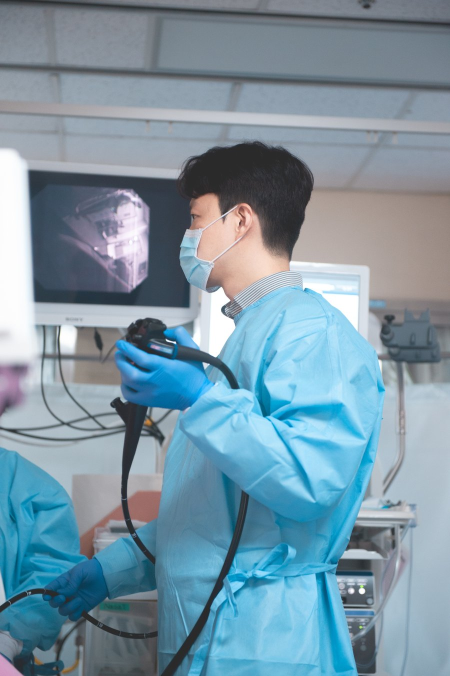
#> input picture assets/img/author/drshin-endoscopy.jpg, 900 x 1352 px (shown at 1/2 size)
$ python -i relabel_visual_keywords.py   (imports and definitions only)
#> lines starting #> are read from the running program, lines starting #| are printed output that depends on the picture
#!/usr/bin/env python3
from __future__ import annotations

import argparse
import csv
import html
import json
import math
import re
import shutil
from collections import Counter
from datetime import datetime
from pathlib import Path

from PIL import Image, ImageDraw, ImageFilter, ImageFont, ImageOps, ImageStat


ROOT = Path(__file__).resolve().parent.parent
PRIVATE = ROOT / "private-figures"
CANONICAL_MANIFEST = PRIVATE / "manifest.csv"
PERSONAL_MANIFEST = PRIVATE / "personal-web-figures" / "manifest.csv"
AUDIT = PRIVATE / "visual-label-audit"
FONT = Path("C:/Windows/Fonts/malgun.ttf")
FONT_BOLD = Path("C:/Windows/Fonts/malgunbd.ttf")


VISUAL_LABEL_KO = {
    "radiology_ct_mri": "CT/MRI 영상",
    "ultrasound_elastography": "초음파/탄성도 영상",
    "endoscopy": "내시경 사진",
    "histology_pathology": "조직병리 현미경 사진",
    "gross_pathology": "육안 병리/표본 사진",
    "survival_curve": "Kaplan-Meier/생존곡선",
    "statistical_plot": "통계 그래프/forest plot",
    "algorithm_flowchart": "진단·치료 알고리즘/flowchart",
    "mechanism_diagram": "기전/병태생리 도식",
    "virology_diagram": "바이러스 구조/lifecycle 도식",
    "serology_lab": "혈청표지자/검사·분자실험 결과",
    "treatment_schema": "치료 전략/약제/시술 schema",
    "text_table_slide": "표/텍스트 중심 슬라이드",
    "anatomy_diagram": "해부학/혈관·담도 도식",
    "diet_lifestyle": "식이·운동·생활습관 이미지",
    "clinical_photo": "임상 사진",
    "nonmedical_context": "비의학/맥락용 이미지",
    "table": "표/요약표",
    "unknown": "분류 불확실",
}


TOPIC_LABEL_KO = {
    "hcc": "간세포암/간암",
    "hbv": "B형간염",
    "hcv": "C형간염",
    "hdv": "D형간염",
    "viral_hepatitis": "바이러스 간염",
    "masld_mash": "MASLD/MASH/지방간",
    "cirrhosis_portal_htn": "간경변/문맥고혈압",
    "autoimmune_cholestatic": "자가면역·담즙정체 간질환",
    "benign_liver_lesions": "양성 간병변",
    "liver_tests_diagnostics": "간수치/진단/섬유화 평가",
    "acute_liver_failure_transplant": "급성간부전/간이식",
    "anatomy_intervention": "간 해부/시술",
    "general_hepatology": "일반 간질환",
}


TOPIC_RULES = [
    ("hcc", [
        "hepatocellular", "hcc", "간세포암", "간암", "bclc", "li-rads", "lirads",
        "atezolizumab", "bevacizumab", "durvalumab", "tremelimumab", "sorafenib",
        "lenvatinib", "tace", "radioembolization", "y90", "ablation", "rfa", "mwa",
    ]),
    ("hbv", ["hepatitis b", "hbv", "hbsag", "hbeag", "anti-hbc", "anti-hbs", "cccdna", "b형간염", "b型肝炎", "乙型肝炎"]),
    ("hcv", ["hepatitis c", "hcv", "anti-hcv", "ns3", "ns5a", "ns5b", "daa", "svr", "c형간염", "c型肝炎", "丙型肝炎"]),
    ("hdv", ["hepatitis d", "hdv", "delta hepatitis", "d형간염"]),
    ("masld_mash", ["masld", "nafld", "nash", "mash", "steatosis", "steatohepatitis", "fatty liver", "지방간", "ballooning", "resmetirom", "semaglutide", "glp-1"]),
    ("cirrhosis_portal_htn", ["cirrhosis", "portal hypertension", "varices", "varix", "ascites", "paracentesis", "tips", "encephalopathy", "hepatorenal", "meld", "child-pugh", "간경변", "복수", "정맥류", "문맥"]),
    ("autoimmune_cholestatic", ["autoimmune hepatitis", "aih", "primary biliary", "pbc", "primary sclerosing", "psc", "cholangitis", "igG4", "igg4", "담관염", "자가면역", "pbc", "psc"]),
    ("benign_liver_lesions", ["hemangioma", "fnh", "focal nodular", "adenoma", "hca", "cyst", "focal fat", "혈관종", "간선종", "낭종"]),
    ("liver_tests_diagnostics", ["fib-4", "fibroscan", "elastography", "liver stiffness", "bilirubin", "alp", "ggt", "ast", "alt", "biopsy", "metavir", "ishak", "간수치", "빌리루빈"]),
    ("acute_liver_failure_transplant", ["acute liver failure", "aclf", "transplant", "king's college", "liver transplantation", "간이식", "급성간부전"]),
    ("anatomy_intervention", ["portal vein", "hepatic artery", "bile duct", "liver anatomy", "hepatic vein", "간동맥", "문맥", "담도", "해부"]),
]


VISUAL_TEXT_RULES = [
    ("survival_curve", ["kaplan", "survival", "overall survival", "progression-free", "pfs", "os curve", "hazard ratio", "log-rank"]),
    ("statistical_plot", ["forest plot", "odds ratio", "hazard ratio", "confidence interval", "auc", "roc", "volcano", "p value", "regression", "nomogram"]),
    ("algorithm_flowchart", ["algorithm", "flow chart", "flowchart", "criteria", "guideline", "decision", "management", "diagnostic approach", "treatment algorithm", "screening process"]),
    ("treatment_schema", ["atezolizumab", "bevacizumab", "durvalumab", "tremelimumab", "resmetirom", "sorafenib", "lenvatinib", "tace", "tips", "ablation", "radioembolization", "transplant", "immune checkpoint"]),
    ("virology_diagram", ["virus", "viral", "virion", "life cycle", "lifecycle", "replication", "cccDNA", "capsid", "envelope", "polymerase", "hbsag", "ns5a"]),
    ("serology_lab", ["serology", "hbsag", "anti-hbs", "anti-hbc", "hbeag", "anti-hcv", "rna", "pcr", "rapid test", "assay", "elisa", "western blot", "immunoblot", "gel", "qpcr"]),
    ("radiology_ct_mri", ["ct", "computed tomography", "mri", "magnetic resonance", "arterial phase", "portal venous", "washout", "li-rads", "contrast-enhanced"]),
    ("ultrasound_elastography", ["ultrasound", "ultrasonography", "sonography", "elastography", "fibroscan", "shear wave", "ceus"]),
    ("endoscopy", ["endoscopy", "gastroscopy", "varices", "banding", "esophageal", "gastric varices", "red wale"]),
    ("histology_pathology", ["histology", "micrograph", "biopsy", "h&e", "stain", "pathology", "fibrosis", "mallory", "ballooning"]),
    ("gross_pathology", ["gross", "specimen", "autopsy", "resected", "macroscopic"]),
    ("anatomy_diagram", ["anatomy", "portal vein", "hepatic artery", "bile duct", "lobule", "vascular anatomy"]),
    ("diet_lifestyle", ["diet", "mediterranean", "food", "exercise", "walking", "weight loss", "lifestyle", "beer", "turmeric", "licorice", "glycyrrhiza"]),
    ("table", ["table ", "baseline characteristics", "characteristics of", "multivariate", "univariate"]),
    ("text_table_slide", ["slide", "seminar", "lecture", "baseline characteristics", "table ", "supplementary table"]),
    ("clinical_photo", ["patient", "symptom", "abdominal pain", "ascites", "distension", "fever", "fatigue", "vomiting", "jaundice", "clinical photo"]),
    ("nonmedical_context", ["flag", "portrait", "professor", "snu", "snuh", "snu h", "seoul national", "bangladesh", "sudan", "germany", "india", "united kingdom", "american flag"]),
]


MANUAL_VISUAL_OVERRIDES = {
    # Contact-sheet verified corrections. These images carried broad lecture
    # context terms, so visual classification needs a human-fixed label.
    "img_00054": "mechanism_diagram",
    "img_00085": "algorithm_flowchart",
    "img_00210": "mechanism_diagram",
    "img_00224": "algorithm_flowchart",
    "img_00234": "text_table_slide",
    "img_00235": "text_table_slide",
    "img_00236": "treatment_schema",
    "img_00335": "text_table_slide",
    "img_00366": "treatment_schema",
    "img_00369": "treatment_schema",
    "img_00443": "text_table_slide",
    "img_00459": "statistical_plot",
    "img_00461": "statistical_plot",
    "img_00520": "treatment_schema",
    "img_00524": "text_table_slide",
    "img_00618": "clinical_photo",
    "img_00621": "clinical_photo",
    "img_00622": "clinical_photo",
    "img_00623": "clinical_photo",
    "img_00717": "histology_pathology",
    "img_00723": "statistical_plot",
    "img_00724": "statistical_plot",
    "img_00751": "text_table_slide",
    "img_00832": "mechanism_diagram",
    "img_00995": "text_table_slide",
    "img_01409": "text_table_slide",
    "img_01469": "text_table_slide",
    "img_01652": "statistical_plot",
    "img_02561": "algorithm_flowchart",
    "img_02684": "treatment_schema",
    "img_02693": "text_table_slide",
    "img_02804": "clinical_photo",
    "img_03617": "mechanism_diagram",
    "img_03627": "mechanism_diagram",
    "img_03637": "endoscopy",
    "img_03642": "endoscopy",
    "img_03757": "endoscopy",
    "img_03758": "endoscopy",
    "img_03760": "endoscopy",
    "img_03761": "endoscopy",
    "img_03770": "radiology_ct_mri",
    "img_03817": "endoscopy",
    "img_03818": "histology_pathology",
    "img_03821": "mechanism_diagram",
    "img_03833": "endoscopy",
    "img_03840": "histology_pathology",
    "img_03842": "anatomy_diagram",
    "img_03853": "radiology_ct_mri",
    "img_03854": "radiology_ct_mri",
    "img_03883": "histology_pathology",
    "img_03884": "ultrasound_elastography",
    "img_03886": "clinical_photo",
    "img_03887": "histology_pathology",
    "img_03906": "gross_pathology",
    "pwf_00012": "gross_pathology",
    "pwf_00042": "algorithm_flowchart",
    "pwf_00044": "statistical_plot",
    "pwf_00047": "algorithm_flowchart",
    "pwf_00049": "statistical_plot",
    "pwf_00050": "statistical_plot",
    "pwf_00056": "algorithm_flowchart",
    "pwf_00057": "treatment_schema",
    "pwf_00062": "statistical_plot",
    "pwf_00063": "algorithm_flowchart",
    "pwf_00087": "virology_diagram",
    "pwf_00101": "histology_pathology",
    "pwf_00103": "histology_pathology",
    "pwf_00104": "histology_pathology",
    "pwf_00106": "statistical_plot",
    "pwf_00107": "algorithm_flowchart",
    "pwf_00108": "statistical_plot",
    "pwf_00109": "statistical_plot",
    "pwf_00111": "statistical_plot",
    "pwf_00112": "statistical_plot",
    "pwf_00114": "statistical_plot",
    "pwf_00115": "histology_pathology",
    "pwf_00119": "statistical_plot",
    "pwf_00120": "statistical_plot",
    "pwf_00121": "histology_pathology",
    "pwf_00128": "mechanism_diagram",
    "pwf_00148": "statistical_plot",
    "pwf_00149": "radiology_ct_mri",
    "pwf_00175": "radiology_ct_mri",
    "pwf_00197": "mechanism_diagram",
}

# [106 lines not run here, left out]


# [5 lines left out: function font, not called in this run]


def read_csv(path: Path) -> list[dict[str, str]]:
    with path.open(encoding="utf-8-sig", newline="") as f:
        return list(csv.DictReader(f))


# [12 lines left out: functions write_csv, clean_text, not called in this run]


def image_features(path: Path) -> dict[str, float | int | str]:
    try:
        im = Image.open(path)
#> im is the input picture: PIL image 900x1352 RGB; mean R, G, B 122, 149.1, 164.1
        im = ImageOps.exif_transpose(im.convert("RGB"))
        w, h = im.size
#> w = 900; h = 1352
        small = im.resize((96, 96), Image.Resampling.LANCZOS)
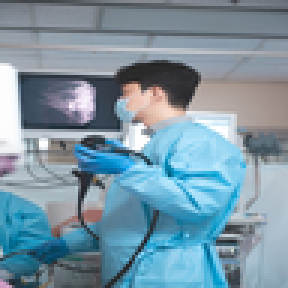
#> small: PIL image 96x96 RGB (shown 3 times larger); mean R, G, B 122, 149.1, 164.1
        gray = small.convert("L")
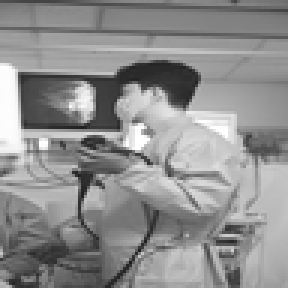
#> gray: PIL image 96x96 L (shown 3 times larger); min 30, max 255, mean 142.7
        stat = ImageStat.Stat(small)
        mean_r, mean_g, mean_b = stat.mean
#> mean_r = 122; mean_g = 149.1; mean_b = 164.1
        sat = ImageStat.Stat(small.convert("HSV").getchannel("S")).mean[0]
#> sat = 68.58
        val = ImageStat.Stat(small.convert("HSV").getchannel("V")).mean[0]
#> val = 166.3
        entropy = gray.entropy()
#> entropy = 7.45
        edge = ImageStat.Stat(gray.filter(ImageFilter.FIND_EDGES)).mean[0]
#> edge = 41.05
        pixels = list(small.getdata())
#> pixels = 9216 items, first 6: (75, 82, 87), (74, 80, 85), (73, 79, 85), (72, 78, 83), (71, 74, 79), (71, 74, 78)
        n = max(1, len(pixels))
#> n = 9216
        white = sum(1 for r, g, b in pixels if r > 235 and g > 235 and b > 235) / n
#> white = 0.024
        dark = sum(1 for r, g, b in pixels if r < 45 and g < 45 and b < 45) / n
#> dark = 0.0101
        pink = sum(1 for r, g, b in pixels if r > 150 and b > 110 and g < 170 and r > g * 1.08) / n
#> pink = 0.0329
        red_orange = sum(1 for r, g, b in pixels if r > 130 and g < 120 and b < 110) / n
#> red_orange = 0.00304
        grayscale = sum(1 for r, g, b in pixels if max(r, g, b) - min(r, g, b) < 18) / n
#> grayscale = 0.271
        return {
            "width": w,
            "height": h,
            "aspect": round(max(w / max(h, 1), h / max(w, 1)), 2),
            "mean_r": round(mean_r, 1),
            "mean_g": round(mean_g, 1),
            "mean_b": round(mean_b, 1),
            "saturation": round(sat, 1),
            "brightness": round(val, 1),
            "entropy": round(entropy, 2),
            "edge": round(edge, 1),
            "white_ratio": round(white, 3),
            "dark_ratio": round(dark, 3),
            "pink_ratio": round(pink, 3),
            "red_orange_ratio": round(red_orange, 3),
            "grayscale_ratio": round(grayscale, 3),
            "image_error": "",
        }
    except Exception as exc:
        return {
            "width": 0,
            "height": 0,
            "aspect": 0,
            "mean_r": 0,
            "mean_g": 0,
            "mean_b": 0,
            "saturation": 0,
            "brightness": 0,
            "entropy": 0,
            "edge": 0,
            "white_ratio": 0,
            "dark_ratio": 0,
            "pink_ratio": 0,
            "red_orange_ratio": 0,
            "grayscale_ratio": 0,
            "image_error": str(exc),
        }


# [273 lines left out: functions text_scores, infer_visual_type, infer_topic, keyword_terms, row_text, row_visual_text and 1 more, not called in this run]


LABEL_FIELDS = [
    "collection",
    "id",
    "local_path",
    "old_topics",
    "old_keywords",
    "visual_type",
    "primary_topic",
    "revised_topics",
    "revised_keywords",
    "label_ko",
    "label_confidence",
    "needs_review",
    "mismatch_flag",
    "reason",
    "width",
    "height",
    "pink_ratio",
    "grayscale_ratio",
    "white_ratio",
    "dark_ratio",
    "source_text_excerpt",
]


# [118 lines left out: functions make_sheet, apply_canonical_labels, apply_personal_labels, main, not called in this run]


# [2 lines not run here, left out]

>>> result = image_features('../assets/img/author/drshin-endoscopy.jpg')
#> result = 16 items
